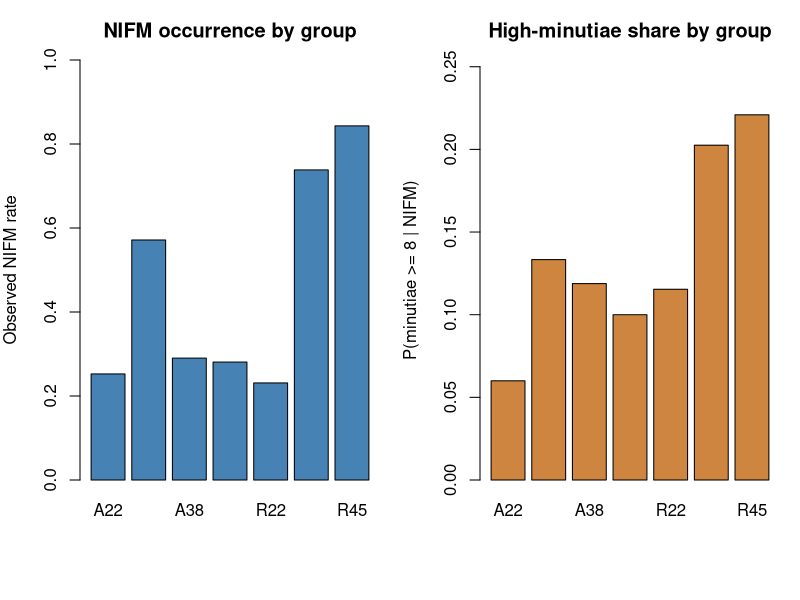

Here is the R script that generated this plot:
## ---- chunk 1
options(stringsAsFactors = FALSE)

dat <- read.csv("data/nifm-2-12-25.csv", check.names = FALSE)
minutiae_values <- as.numeric(names(dat)[5:ncol(dat)])
count_matrix <- as.matrix(dat[5:ncol(dat)])

dat$group <- paste0(dat$Type, dat$Caliber)
dat$total_nifm <- rowSums(count_matrix)
dat$no_nifm <- dat[["Rounds Tested"]] - dat$total_nifm
dat$occurrence_rate <- dat$total_nifm / dat[["Rounds Tested"]]
dat$mean_minutiae <- rowSums(sweep(count_matrix, 2, minutiae_values, `*`)) / dat$total_nifm
dat$nifm_ge_6 <- rowSums(count_matrix[, minutiae_values >= 6, drop = FALSE])
dat$nifm_ge_8 <- rowSums(count_matrix[, minutiae_values >= 8, drop = FALSE])
dat$nifm_ge_10 <- rowSums(count_matrix[, minutiae_values >= 10, drop = FALSE])
dat$p_ge_6 <- dat$nifm_ge_6 / dat$total_nifm
dat$p_ge_8 <- dat$nifm_ge_8 / dat$total_nifm
dat$p_ge_10 <- dat$nifm_ge_10 / dat$total_nifm

summary_tab <- dat[, c(
  "group", "Type", "Caliber", "Rounds Tested", "Donors", "total_nifm",
  "occurrence_rate", "mean_minutiae", "p_ge_6", "p_ge_8", "p_ge_10"
)]
summary_tab$occurrence_rate <- round(summary_tab$occurrence_rate, 3)
summary_tab$mean_minutiae <- round(summary_tab$mean_minutiae, 2)
summary_tab$p_ge_6 <- round(summary_tab$p_ge_6, 3)
summary_tab$p_ge_8 <- round(summary_tab$p_ge_8, 3)
summary_tab$p_ge_10 <- round(summary_tab$p_ge_10, 3)

knitr::kable(summary_tab, caption = "Grouped summary statistics by handgun type and caliber.")
## ---- chunk 2
old_par <- par(mfrow = c(1, 2), mar = c(6, 4, 3, 1))

barplot(
  height = dat$occurrence_rate,
  names.arg = dat$group,
  ylim = c(0, 1),
  col = "steelblue",
  ylab = "Observed NIFM rate",
  main = "NIFM occurrence by group"
)

barplot(
  height = dat$p_ge_8,
  names.arg = dat$group,
  ylim = c(0, max(dat$p_ge_8) * 1.15),
  col = "tan3",
  ylab = "P(minutiae >= 8 | NIFM)",
  main = "High-minutiae share by group"
)

par(old_par)
## ---- chunk 3
occurrence_table <- as.matrix(dat[, c("total_nifm", "no_nifm")])
rownames(occurrence_table) <- dat$group
colnames(occurrence_table) <- c("NIFM", "No NIFM")

occurrence_chisq <- chisq.test(occurrence_table)
occurrence_chisq
## ---- chunk 4
occurrence_fit_group <- glm(
  cbind(total_nifm, no_nifm) ~ 0 + group,
  data = dat,
  family = binomial()
)

occurrence_coef <- data.frame(
  group = dat$group,
  occurrence_rate = round(dat$occurrence_rate, 3),
  log_odds = round(coef(occurrence_fit_group), 3)
)

knitr::kable(
  occurrence_coef,
  caption = "Group-specific occurrence estimates for Part 1 of the two-part analysis."
)
## ---- chunk 5
occurrence_fit <- glm(
  cbind(total_nifm, no_nifm) ~ Type + factor(Caliber),
  data = dat,
  family = quasibinomial()
)

summary(occurrence_fit)

occurrence_fitted <- data.frame(
  group = dat$group,
  observed = round(dat$occurrence_rate, 3),
  fitted = round(fitted(occurrence_fit), 3)
)

knitr::kable(
  occurrence_fitted,
  caption = "Observed and fitted NIFM occurrence rates from the exploratory grouped-binomial model."
)
## ---- chunk 6
band_table <- cbind(
  `4_5` = rowSums(count_matrix[, minutiae_values %in% c(4, 5), drop = FALSE]),
  `6_7` = rowSums(count_matrix[, minutiae_values %in% c(6, 7), drop = FALSE]),
  `8plus` = rowSums(count_matrix[, minutiae_values >= 8, drop = FALSE])
)
rownames(band_table) <- dat$group

band_chisq <- chisq.test(band_table, simulate.p.value = TRUE, B = 100000)
band_chisq

knitr::kable(
  cbind(group = rownames(band_table), as.data.frame(band_table)),
  caption = "Observed minutiae-count bands among NIFMs by group."
)
## ---- chunk 7
high_table <- cbind(
  High = dat$nifm_ge_8,
  Lower = dat$total_nifm - dat$nifm_ge_8
)
rownames(high_table) <- dat$group

high_chisq <- chisq.test(high_table)
high_chisq

high_fit_group <- glm(
  cbind(nifm_ge_8, total_nifm - nifm_ge_8) ~ 0 + group,
  data = dat,
  family = binomial()
)

high_coef <- data.frame(
  group = dat$group,
  observed_probability = round(dat$p_ge_8, 3),
  log_odds = round(coef(high_fit_group), 3)
)

knitr::kable(
  high_coef,
  caption = "Group-specific high-detail probabilities for Part 2 of the two-part analysis."
)

high_fit <- glm(
  cbind(nifm_ge_8, total_nifm - nifm_ge_8) ~ Type + factor(Caliber),
  data = dat,
  family = quasibinomial()
)

summary(high_fit)

high_fitted <- data.frame(
  group = dat$group,
  total_nifm = dat$total_nifm,
  observed = round(dat$p_ge_8, 3),
  fitted = round(fitted(high_fit), 3)
)

knitr::kable(
  high_fitted,
  caption = "Observed and fitted probabilities that an observed NIFM has at least 8 minutiae."
)
